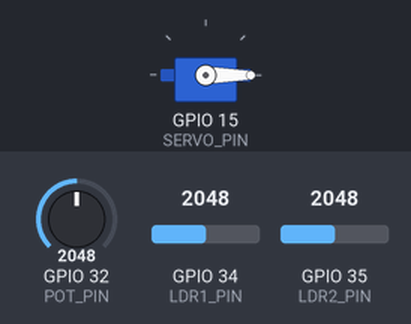
A program run on a simulated ESP32-C3. On the bench: servo. The test bench sets the inputs (shaded band); at power-on: GPIO 35 (LDR2_PIN) = 2048, GPIO 32 (POT_PIN) = 2048, GPIO 34 (LDR1_PIN) = 2048. The local clock reads 2024-03-15 10:24:30 at power-on unless the program sets it.

Above: at 1.8 s.
1.9 s: GPIO 35 (LDR2_PIN) set to 2521
3.4 s: GPIO 35 (LDR2_PIN) set to 2616
At 23.8 s:
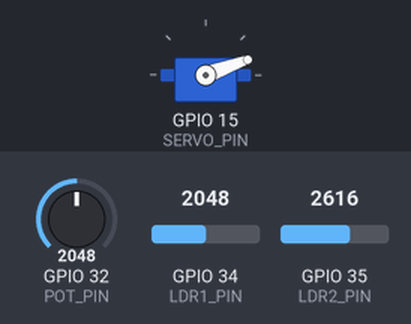
Timing chart, 0 to 25.5 s (numbered marks = the images above; inputs shaded):
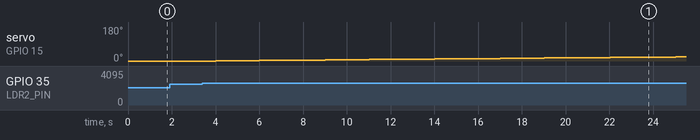

The program:

main.cpp
```cpp
#include <Arduino.h>
#include<RTClib.h>
#include<SPI.h>
#include<ESP32Servo.h>

// put function declarations here:
const int LDR1_PIN =34;
const int LDR2_PIN =35;
const int POT_PIN = 32;
const int SERVO_PIN =15;

RTC_DS3231 rtc;
Servo solarServo;
int ldr1value=0;
int ldr2value=0;
int potvalue=0;
int threshold=0;
void adjustPanel();

void setup() {
  // put your setup code here, to run once:
  Serial.begin(9600);
  if(!rtc.begin())
  {
    Serial.println("Couldn't find RTC");
  }
  if(rtc.lostPower())
  {
    Serial.println("RTC lost power ...");
    rtc.adjust(DateTime(F(__DATE__), F(__TIME__)));
  }

  solarServo.attach(SERVO_PIN);
  solarServo.write(0);

}

void loop() {
  // put your main code here, to run repeatedly:

  ldr1value=analogRead(LDR1_PIN);
  ldr2value=analogRead(LDR2_PIN);

  potvalue = analogRead(POT_PIN);
  threshold =map(potvalue,0,4095,0,1023);

  DateTime now = rtc.now();
  int currentHour = now.hour();

  if(currentHour >=6 && currentHour<12)
  {
    adjustPanel();
  }
  else if(currentHour>=12 && currentHour <18)
  {
    adjustPanel();
  }
  else if(currentHour>=18 || currentHour< 6)
  {
    adjustPanel();
  }
  else{
    solarServo.write(0);
  }
  delay(1000);
}

void adjustPanel()
{
  int newAngle;
  int currentAngle= solarServo.read();
  if(ldr1value >ldr2value + threshold)
  {
    newAngle = currentAngle-1;
    if(newAngle >=0)
    {
      solarServo.write(newAngle);
    }
  }
  else if(ldr2value >ldr1value + threshold)
  {
    newAngle = currentAngle+1;
    if(newAngle<= 180)
    {
      solarServo.write(newAngle);
    }
  }
}
```

Measured:
- the behaviour switches between 2559 and 2560 on GPIO 35 (LDR2_PIN) (found by bisection; images 0 and 1)
- after the input at 1.9 s, every drawn part: stays the same
- after the input at 3.4 s, servo on GPIO 15 (SERVO_PIN): moves from 0° to 22° over 21.0 s, starting after 0.61 s
